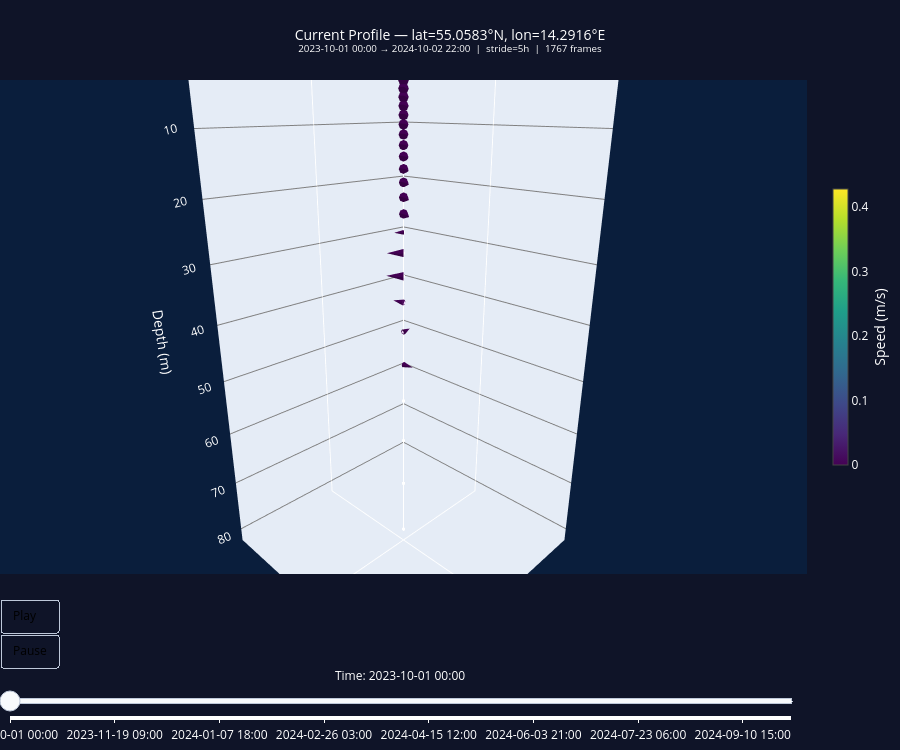

The code cell stored with this chart in its notebook:
### Code cell
slider_steps = [
    dict(
        args=[
            [frame_names[i]],
            dict(frame=dict(duration=0, redraw=True), mode="immediate",
                 transition=dict(duration=0)),
        ],
        label=time_labels[i],
        method="animate",
    )
    for i in range(n_frames)
]

fig = go.Figure(
    data=[
        make_cone_trace(0, show_colorbar=True),   # trace 0 — animated
        spine,                                     # trace 1 — static
    ],
    frames=frames,
)

fig.update_layout(
    title=dict(
        text=(
            f"Current Profile — lat={actual_lat:.4f}°N, lon={actual_lon:.4f}°E<br>"
            f"<sup>{time_labels[0]} → {time_labels[-1]}"
            f"  |  stride={stride}h  |  {n_frames} frames</sup>"
        ),
        x=0.5, xanchor="center",
        font=dict(size=14),
    ),
    scene=dict(
        xaxis=dict(
            title="Eastward velocity (m/s)",
            range=[-uv_max/10, uv_max/10],
            gridcolor="grey",
            zeroline=True, zerolinecolor="white", zerolinewidth=2,
        ),
        yaxis=dict(
            title="Northward velocity (m/s)",
            range=[-uv_max/10, uv_max/10],
            gridcolor="grey",
            zeroline=True, zerolinecolor="white", zerolinewidth=2,
        ),
        zaxis=dict(
            title="Depth (m)",
            autorange="reversed",   # 0 m at top
            gridcolor="grey",
        ),
        bgcolor="rgb(10,30,60)",
        camera=dict(eye=dict(x=1.5, y=1.5, z=0.8)),
        aspectmode="manual",
        aspectratio=dict(x=1, y=1, z=2),
    ),
    paper_bgcolor="rgb(15,20,40)",
    font_color="white",
    height=750,
    margin=dict(l=0, r=0, t=80, b=130),
    updatemenus=[
        dict(
            type="buttons",
            showactive=False,
            x=0.0, xanchor="left",
            y=-0.05, yanchor="top",
            font=dict(color="black"),
            buttons=[
                dict(
                    label="Play",
                    method="animate",
                    args=[None, dict(
                        frame=dict(duration=300, redraw=True),
                        fromcurrent=True,
                        transition=dict(duration=0),
                    )],
                ),
                dict(
                    label="Pause",
                    method="animate",
                    args=[[None], dict(
                        frame=dict(duration=0, redraw=False),
                        mode="immediate",
                        transition=dict(duration=0),
                    )],
                ),
            ],
        )
    ],
    sliders=[
        dict(
            active=0,
            steps=slider_steps,
            x=0.0, y=-0.08,
            len=1.0,
            xanchor="left", yanchor="top",
            pad=dict(b=10, t=50),
            currentvalue=dict(
                prefix="Time: ",
                visible=True,
                xanchor="center",
                font=dict(size=12, color="white"),
            ),
            tickcolor="white",
            font=dict(color="white"),
        )
    ],
)

fig.show()
